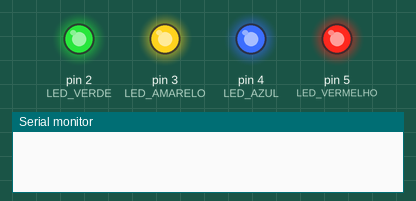
Recording of a sketch running on a simulated Arduino Uno, built with avr-gcc and run on an emulated ATmega328P. On the bench: output pins drawn as LEDs (lit = HIGH), the last lines printed to the serial monitor. Random numbers use the default seed unless the sketch sets one.

Above: at 0.5 s.
At 1.2 s:
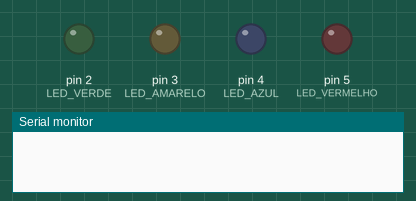
At 2.0 s:
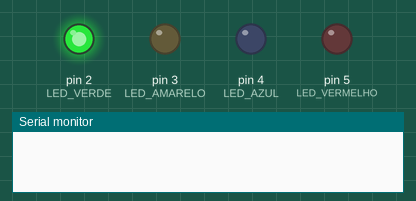
At 3.5 s:
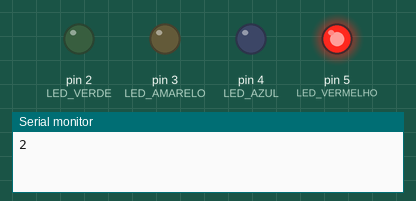
At 6.5 s:
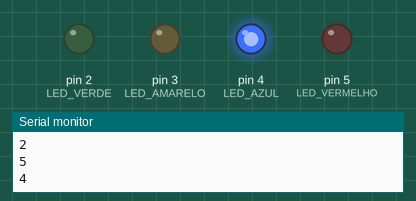
Timing chart, 0 to 9.8 s (numbered marks = the images above):
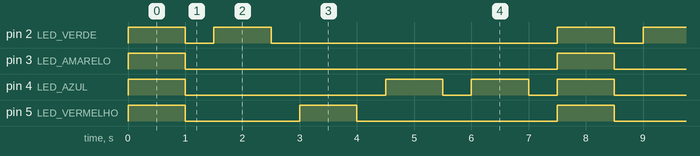

The sketch:

genius_alura.ino
```cpp
#define LED_VERDE 2
#define LED_AMARELO 3
#define LED_AZUL 4
#define LED_VERMELHO 5
#define TAMANHO_SEQUENCIA 4
#define BOTAO_VERDE 8
#define BOTAO_AMARELO 9
#define BOTAO_AZUL 10
#define BOTAO_VERMELHO 11
#define INDEFINIDO -1

int sequenciaLuzes[TAMANHO_SEQUENCIA]; //Define uma variavel sequencia em escopo global

void setup() {
   iniciaPortas();
   Serial.begin(9600);
   iniciaJogo();
}

void loop() {
    piscaSequencia2();
    delay(500);
    for (int i = 0; i < TAMANHO_SEQUENCIA; i++) {
      piscaLed(sequenciaLuzes[i]);
    }
}

//Função Para piscar os leds
//@param = Número da porta digital do Led
int piscaLed(int portaLed){
    digitalWrite(portaLed, HIGH); //Altera a porta para ligada
    delay(1000); //Espera 1 Sec
    digitalWrite(portaLed, LOW); //Altera a porta para desligada
    delay(500); //Espera 0,5 sec
    Serial.println(portaLed); //Imprime a porta
    return portaLed;
  }

//Define e Inicia todas as portas que serão utilizadas
void iniciaPortas() {
   pinMode(LED_VERDE, OUTPUT);
   pinMode(LED_AMARELO, OUTPUT);
   pinMode(LED_AZUL, OUTPUT);
   pinMode(LED_VERMELHO, OUTPUT);
   pinMode(BOTAO_VERDE,INPUT_PULLUP);
   pinMode(BOTAO_AMARELO,INPUT_PULLUP);
   pinMode(BOTAO_VERMELHO,INPUT_PULLUP);
   pinMode(BOTAO_AZUL,INPUT_PULLUP);
  }
//Define uma sequencia que os leds piscaram no começo do jogo
void iniciaJogo() {
    int seed = analogRead(0);
    randomSeed(seed);
    for(int i = 0; i < TAMANHO_SEQUENCIA; i++) {
        sequenciaLuzes[i] = sorteiaCor();
      }
  }
//Define uma sequencia onde todos os leds piscam Simultaneamente
void piscaSequencia2() {
    //Ascende todos os leds
    digitalWrite(LED_AZUL, HIGH);
    digitalWrite(LED_AMARELO, HIGH);
    digitalWrite(LED_VERMELHO, HIGH);
    digitalWrite(LED_VERDE, HIGH);
    delay(1000); //Espera 1sec
    //Apaga todos os leds
    digitalWrite(LED_AZUL, LOW);
    digitalWrite(LED_AMARELO, LOW);
    digitalWrite(LED_VERMELHO, LOW);
    digitalWrite(LED_VERDE, LOW);
  }
//Define uma função que retorna o LED cujo botão foi pressionado
int checaRespostaJogador() {
    if (digitalRead(BOTAO_VERDE) == LOW) {
        piscaLed(LED_VERDE);
      }
     if (digitalRead(BOTAO_AZUL) == LOW) {
        piscaLed(LED_AZUL);
      }
     if (digitalRead(BOTAO_VERMELHO) == LOW) {
        piscaLed(LED_VERMELHO);
      }
     if (digitalRead(BOTAO_AMARELO) == LOW) {
        piscaLed(LED_AMARELO);
      }
     return INDEFINIDO;
  }
//Define uma função que sorteia uma cor aleatória
int sorteiaCor() {
    return random(LED_VERDE, LED_VERMELHO + 1);
  }
```

Measured:
- by itself, pin 2 (LED_VERDE): repeats every 7.5 s: LOW 0.50 s, HIGH 1.0 s, LOW 5.0 s, HIGH 1.0 s
- by itself, pin 3 (LED_AMARELO): alternates HIGH for 1.0 s and LOW for 6.5 s
- by itself, pin 4 (LED_AZUL): repeats every 7.5 s: LOW 3.5 s, 2 × (HIGH 1.0 s, LOW 0.50 s), HIGH 1.0 s
- by itself, pin 5 (LED_VERMELHO): repeats every 7.5 s: LOW 2.0 s, HIGH 1.0 s, LOW 3.5 s, HIGH 1.0 s
